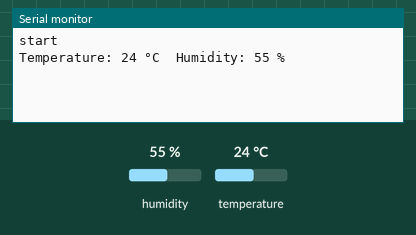
Simulated run of this sketch. Board: ESP8266 (NodeMCU). Parts: the last lines printed to the serial monitor. Inputs (shaded band) come from the test bench; at power-on: humidity 55 %, temperature 24 °C.

Above: at 2.2 s.
2.3 s: humidity set to 22 %
At 5.0 s:
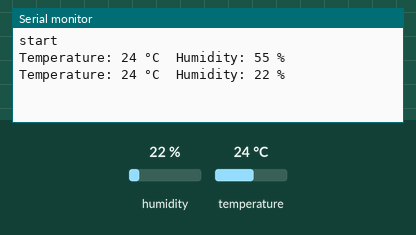
5.6 s: temperature set to 12 °C
At 7.8 s:
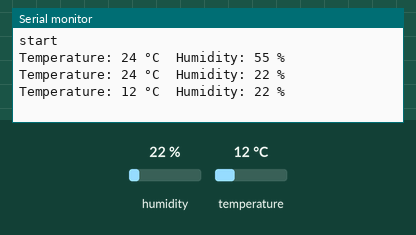
8.9 s: humidity set to 40 %
At 10.5 s:
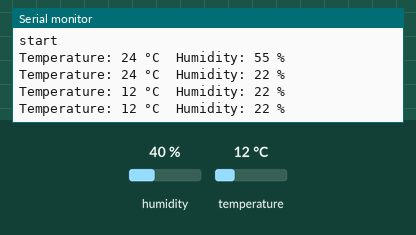
Timing chart, 0 to 12.0 s (numbered marks = the images above; inputs shaded):
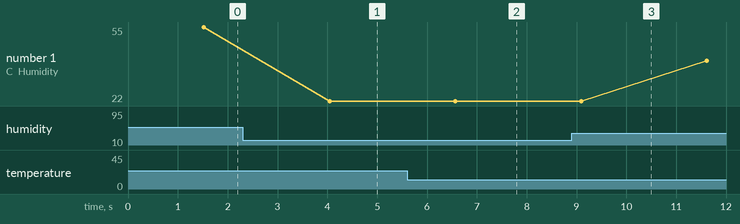

Measured:
- after the input at 2.3 s, the serial monitor: prints a new line after 1.7 s (image 1)
- after the input at 5.6 s, the serial monitor: prints a new line after 0.97 s (image 2)
- plotted number 1: 55 → 22 after the input at 2.3 s, 22 → 40 after the input at 8.9 s

The sketch:

DHT11_with_Arduino_uno_Code.ino
```cpp
#include <DHT11.h>

/***
  Author: Giridhar Urkude

  Date: 31-Jan-2019
  (Last updated )

  ***************************************************************************************************************************************
  Summary:


  ****************************************************************************************************************************************


*/
#include <DHT11.h>

// Create an instance of the DHT11 class.
// - For Arduino: Connect the sensor to Digital I/O Pin A0.
// - For ESP32: Connect the sensor to pin GPIO2 or P2.
// - For ESP8266: Connect the sensor to GPIO2 or D4.
DHT11 dht11(A0);

void setup(){     // Setting up the baud-rate for the xbee communication.

    Serial.begin(9600);  // 9600 bit per second transmission rate (it should be same for all arduino devices).
    delay(1000);
    Serial.println("start");

}

void loop() {
    int temperature = 0;
    int humidity = 0;

    // Attempt to read the temperature and humidity values from the DHT11 sensor.
    int result = dht11.readTemperatureHumidity(temperature, humidity);

    // Check the results of the readings.
    // If the reading is successful, print the temperature and humidity values.
    // If there are errors, print the appropriate error messages.
    if (result == 0) {
        Serial.print("Temperature: ");
        Serial.print(temperature);
        Serial.print(" °C\tHumidity: ");
        Serial.print(humidity);
        Serial.println(" %");
    } else {
        // Print error message based on the error code.
        Serial.println(DHT11::getErrorString(result));
    }
    delay(2000);
}
```
